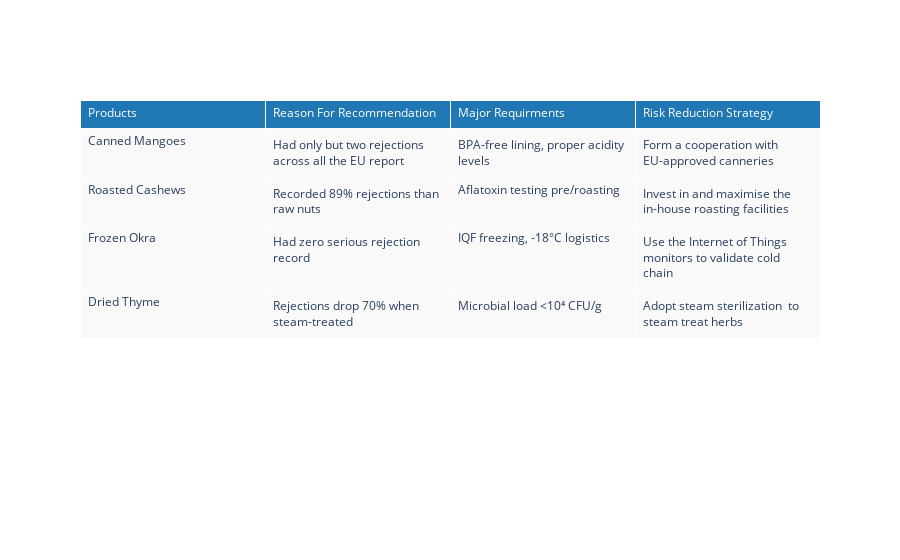

Notebook code cell kept with this figure:
### Markdown cell above
#### Analyses above have shown that for HiCi Ltd to meet EU Food Safety Standard Agency requirments and
#### escape the risks associated with exporting to EU countries, the management should and must avoid raw foods and focus more 
#### on well processed foods. HiCi must avoid if she insists raw foods fom Sudan and Nigeria,
#### which from analyses have the highest recorded food rejections. She must focus on EU approved and cerified products such as:
#### 1. Canned mangoes	which had only two rejections,
#### 2. Roasted cashews that recorded lower rejection of about 89% than raw nuts,
#### 3. Frozen okra with no rejection history from the dataset,
#### 4. Steam_treated Dried thyme with about 70% acceptance.

### Code cell
# Create actionable recommendation tabe for visualization:

actionable_recommendation = {
    'Products': ['Canned Mangoes', 
                 'Roasted Cashews',
                 'Frozen Okra', 
                 'Dried Thyme'
    ],

    'Reason For Recommendation': ['Had only but two rejections across all the EU report',
                                  'Recorded 89% rejections than raw nuts',
                                  'Had zero serious rejection record',
                                  'Rejections drop 70% when steam-treated',
        
    ],
        'Major Requirments': ['BPA-free lining, proper acidity levels',
                              'Aflatoxin testing pre/roasting',
                              'IQF freezing, -18°C logistics',
                              'Microbial load <10⁴ CFU/g'
            
    ],
        'Risk Reduction Strategy': ['Form a cooperation with EU-approved canneries',
                                    'Invest in and maximise the in-house roasting facilities',
                                    'Use the Internet of Things monitors to validate cold chain',
                                    'Adopt steam sterilization  to steam treat herbs'
            
    ]
}


df = pd.DataFrame(actionable_recommendation)

fig = go.Figure(data=[go.Table(
    header=dict(values=list(df.columns),
                fill_color='#1f77b4',
                font_color='white',
                align='left'),
    cells=dict(values=[df[col] for col in df.columns],
               fill_color='#f9f9f9',
               align='left'))
])

fig.show()

### Figure 1 — Plotly figure (JSON) as saved in the notebook; plotly's stock layout.template omitted (floating-point values rounded to 4 significant figures)
{"data": [{"cells": {"align": "left", "fill": {"color": "#f9f9f9"}, "values": [["Canned Mangoes", "Roasted Cashews", "Frozen Okra", "Dried Thyme"], ["Had only but two rejections across all the EU report", "Recorded 89% rejections than raw nuts", "Had zero serious rejection record", "Rejections drop 70% when steam-treated"], ["BPA-free lining, proper acidity levels", "Aflatoxin testing pre/roasting", "IQF freezing, -18°C logistics", "Microbial load <10⁴ CFU/g"], ["Form a cooperation with EU-approved canneries", "Invest in and maximise the in-house roasting facilities", "Use the Internet of Things monitors to validate cold chain", "Adopt steam sterilization  to steam treat herbs"]]}, "header": {"align": "left", "fill": {"color": "#1f77b4"}, "font": {"color": "white"}, "values": ["Products", "Reason For Recommendation", "Major Requirments", "Risk Reduction Strategy"]}, "type": "table"}], "layout": {"autosize": true}}
